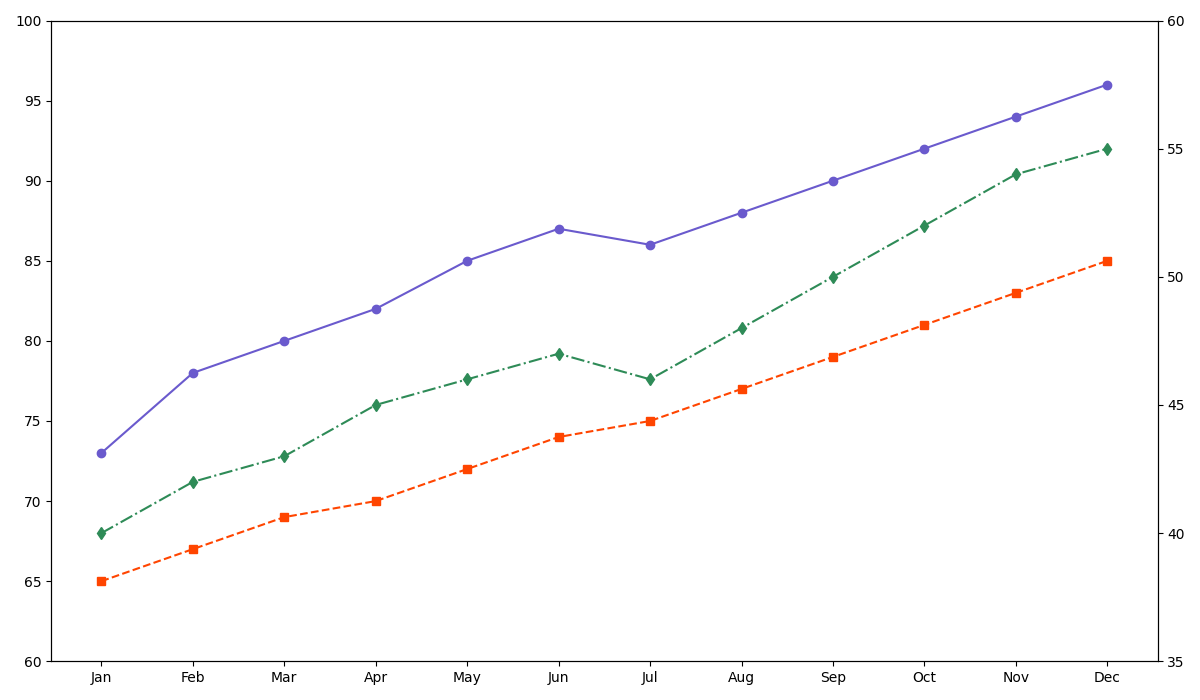

This chart was generated by the following Python code:
import matplotlib.pyplot as plt
import numpy as np

months = np.array([
    'Jan', 'Feb', 'Mar', 'Apr', 'May', 'Jun',
    'Jul', 'Aug', 'Sep', 'Oct', 'Nov', 'Dec'
])
productivity_software = np.array([73, 78, 80, 82, 85, 87, 86, 88, 90, 92, 94, 96])
productivity_hardware = np.array([65, 67, 69, 70, 72, 74, 75, 77, 79, 81, 83, 85])
hours_worked = np.array([40, 42, 43, 45, 46, 47, 46, 48, 50, 52, 54, 55])

fig, ax1 = plt.subplots(figsize=(12, 7))

ax1.plot(months, productivity_software, 'o-', color='slateblue')
ax1.plot(months, productivity_hardware, 's--', color='orangered')

ax1.set_ylim(60, 100)
ax1.set_xticks(months)

ax2 = ax1.twinx()
ax2.plot(months, hours_worked, 'd-.', color='seagreen')
ax2.set_ylim(35, 60)

plt.tight_layout()
plt.show()
